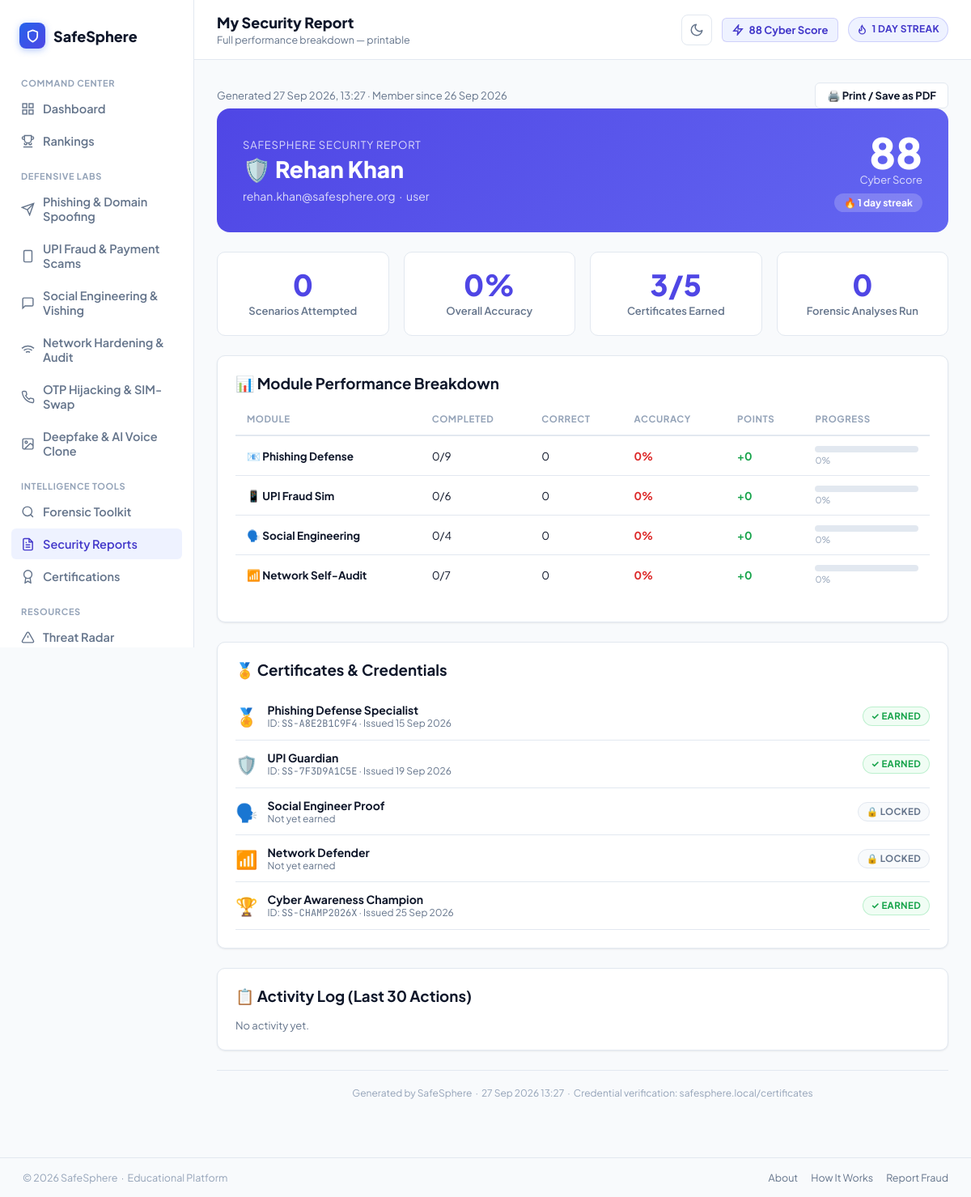
/reports.php (signed in), run on the app's committed database.
### tables this page shows
CREATE TABLE IF NOT EXISTS users (
    id INT AUTO_INCREMENT PRIMARY KEY,
    name VARCHAR(100) NOT NULL,
    email VARCHAR(150) NOT NULL UNIQUE,
    password_hash VARCHAR(255) NOT NULL,
    role VARCHAR(50) DEFAULT 'user',
    cyber_score INT DEFAULT 40,
    streak_count INT DEFAULT 0,
    last_active_date DATE DEFAULT NULL,
    created_at TIMESTAMP DEFAULT CURRENT_TIMESTAMP
);

CREATE TABLE IF NOT EXISTS certificates (
    id INT AUTO_INCREMENT PRIMARY KEY,
    user_id INT NOT NULL,
    cert_key VARCHAR(50) NOT NULL,           
    title VARCHAR(150) NOT NULL,
    credential_id VARCHAR(30) NOT NULL UNIQUE,
    issue_date DATE NOT NULL,
    FOREIGN KEY (user_id) REFERENCES users(id) ON DELETE CASCADE
);

### reports.php (the view, shortened to what the rows shown need)
<?php
require_once __DIR__ . '/includes/auth.php';
$user = current_user();
$pdo  = get_db();
$dbCerts = [];
$certRows = $pdo->prepare("SELECT * FROM certificates WHERE user_id=?");
$certRows->execute([$user['id']]);
foreach ($certRows->fetchAll() as $r) { $dbCerts[$r['cert_key']] = $r; }
$page_title    = 'My Security Report';
$base          = '';
include __DIR__ . '/includes/header.php';
?>
<div class="flex-between mb-20">
    <div class="text-sm text-muted">Generated <?= date('d M Y, H:i') ?> · Member since <?= date('d M Y', strtotime($user['created_at'])) ?></div>
    <button onclick="window.print()" class="btn btn-outline btn-sm" id="print-report-btn">🖨️ Print / Save as PDF</button>
</div>
<div id="report-content">
<div style="background:linear-gradient(135deg,var(--indigo) 0%,#6366f1 100%);border-radius:var(--radius-lg);padding:28px 32px;color:white;margin-bottom:24px;display:flex;justify-content:space-between;align-items:center;">
    <div>
        <div style="font-size:13px;opacity:.8;margin-bottom:4px;text-transform:uppercase;letter-spacing:.06em;">SafeSphere Security Report</div>
        <div style="font-size:28px;font-weight:800;">🛡️ <?= e($user['name']) ?></div>
        <div style="opacity:.8;margin-top:6px;font-size:14px;"><?= e($user['email']) ?> &nbsp;·&nbsp; <?= e($user['role']) ?></div>
    </div>
    <div style="text-align:right;">
        <div style="font-size:52px;font-weight:800;line-height:1;"><?= (int)$user['cyber_score'] ?></div>
        <div style="font-size:13px;opacity:.8;">Cyber Score</div>
        <div style="margin-top:8px;">
            <span style="background:rgba(255,255,255,.2);border-radius:99px;padding:4px 12px;font-size:12px;font-weight:700;">
                🔥 <?= (int)$user['streak_count'] ?> day streak
            </span>
        </div>
    </div>
</div>
<div class="card card-pad mb-24">
    <div class="table-wrap">
    <table>
        <thead>
            <tr>
                <th>Module</th>
                <th>Completed</th>
                <th>Correct</th>
                <th>Accuracy</th>
                <th>Points</th>
                <th>Progress</th>
            </tr>
        </thead>
    </table>
    </div>
</div>
<div class="card card-pad mb-24">
    <?php
    $cert_defs = [
        ['phishing_specialist', '🏅', 'Phishing Defense Specialist', 'phishing'],
        ['upi_guardian',        '🛡️', 'UPI Guardian',               'upi'],
        ['social_eng_proof',    '🗣️', 'Social Engineer Proof',       'socialeng'],
        ['network_defender',    '📶', 'Network Defender',            'network'],
        ['cyber_champion',      '🏆', 'Cyber Awareness Champion',    null],
    ];
    foreach ($cert_defs as [$key, $medal, $title, $moduleKey]):
        $earned = isset($dbCerts[$key]);
        $dbCert = $dbCerts[$key] ?? null;
    ?>
    <div class="flex-between" style="padding:12px 0;border-bottom:1px solid var(--border);align-items:center;">
        <div class="flex gap-12" style="align-items:center;">
            <span style="font-size:22px;"><?= $medal ?></span>
            <div>
                <div style="font-weight:700;font-size:14px;"><?= e($title) ?></div>
                <?php if ($earned && $dbCert): ?>
                <div style="font-size:12px;color:var(--text-muted);">
                    ID: <code style="font-family:'JetBrains Mono',monospace;"><?= e($dbCert['credential_id']) ?></code>
                    · Issued <?= date('d M Y', strtotime($dbCert['issue_date'])) ?>
                </div>
                <?php else: ?>
                <div style="font-size:12px;color:var(--text-muted);">Not yet earned</div>
                <?php endif; ?>
            </div>
        </div>
        <span class="badge <?= $earned ? 'badge-green' : 'badge-gray' ?>">
            <?= $earned ? '✓ Earned' : '🔒 Locked' ?>
        </span>
    </div>
    <?php endforeach; ?>
</div>
</div>
<?php include __DIR__ . '/includes/footer.php'; ?>

### includes/header.php (shortened to what the rows shown need)
<?php
$user = current_user();
$base = $base ?? '';
?>
<!DOCTYPE html>
<html lang="en">
<head>
<link rel="stylesheet" href="<?= $base ?>assets/css/style.css?v=2.7">
</head>
<body>
<div class="app-shell">
    <div class="main">
        <div class="topbar">
            <div class="flex gap-12" style="align-items:center;">
                <div>
                    <h1><?= e($page_title ?? 'SafeSphere') ?></h1>
                </div>
            </div>
            <div class="flex gap-12" style="align-items:center;">
                <button type="button" class="theme-toggle-btn" onclick="toggleDarkMode()" aria-label="Toggle Theme" title="Toggle Theme" style="display:inline-flex;align-items:center;justify-content:center;width:38px;height:38px;border-radius:8px;border:1px solid var(--border);background:var(--surface);cursor:pointer;color:var(--text-muted);padding:0;flex-shrink:0;">
                    <svg class="theme-icon-moon" width="18" height="18" viewBox="0 0 24 24" fill="none" stroke="currentColor" stroke-width="2" stroke-linecap="round" stroke-linejoin="round">
                        <path d="M21 12.79A9 9 0 1 1 11.21 3 7 7 0 0 0 21 12.79z"></path>
                    </svg>
                </button>
                <span class="points-chip">
                    <svg width="14" height="14" viewBox="0 0 24 24" fill="none" stroke="currentColor" stroke-width="2.5"><polygon points="13 2 3 14 12 14 11 22 21 10 12 10 13 2"/></svg>
                    <?= (int)($user['cyber_score'] ?? 0) ?> Cyber Score
                </span>
                <span class="badge badge-indigo" style="padding:6px 10px;font-size:12px;">
                    <svg width="13" height="13" viewBox="0 0 24 24" fill="none" stroke="currentColor" stroke-width="2.5"><path d="M8.5 14.5A2.5 2.5 0 0 0 11 12c0-1.38-.5-2-1-3-1.072-2.143-.224-4.054 2-6 .5 2.5 2 4.9 4 6.5 2 1.6 3 3.5 3 5.5a7 7 0 1 1-14 0c0-1.153.433-2.294 1-3a2.5 2.5 0 0 0 2.5 2.5z"/></svg>
                    <?= (int)($user['streak_count'] ?? 0) ?> Day Streak
                </span>
            </div>
        </div>
        <div class="page">

### data on the page
users: cyber_score "88", id "1", date('d M Y', strtotime($user['created_at'])) "26 Sep 2026", name "Rehan Khan", email "rehan.khan@safesphere.org", role "user"
certificates: medal "🏅", title "Phishing Defense Specialist", credential "SS-A8E2B1C9F4", issue_date "15 Sep 2026", shows "✓ EARNED"
certificates: medal "🛡️", title "UPI Guardian", credential "SS-7F3D9A1C5E", issue_date "19 Sep 2026", shows "✓ EARNED"
certificates: medal "🏆", title "Cyber Awareness Champion", credential "SS-CHAMP2026X", issue_date "25 Sep 2026", shows "✓ EARNED"

### other printed values
$page_title "My Security Report"
$page_subtitle "Full performance breakdown — printable"
$totalAttempted "0"
count($dbCerts) "3"
$forensicCount "0"
$m['icon'] "📧"
$m['label'] "Phishing Defense"
$s['attempted'] "0"
$m['total'] "9"
$s['correct'] "0"
$acc "0"
$s['total_points'] "0"
$pct "0"
$m['icon'] "📱"
$m['label'] "UPI Fraud Sim"
